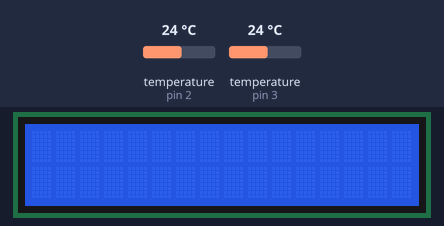
A sketch run on a simulated Arduino Uno, built with avr-gcc and run on an emulated ATmega328P. Parts: 16×2 character LCD. Inputs (shaded band) come from the test bench; at power-on: temperature (sensors on pin 2, pin 3) 24 °C. What the sketch prints to the serial monitor is not drawn.

Above: at 1.2 s.
1.3 s: temperature (sensor on pin 2) set to 12 °C
At 2.6 s:
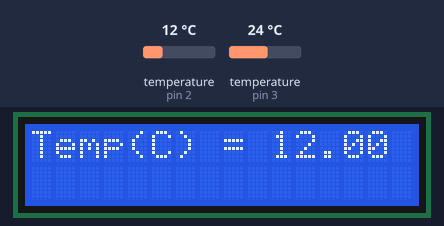
4.8 s: temperature (sensor on pin 2) set to 19 °C
At 7.5 s:
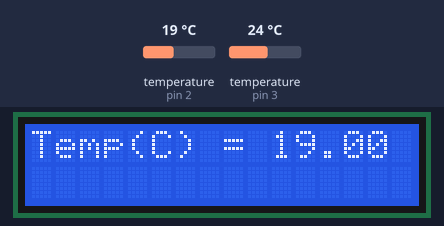
8.3 s: temperature (sensor on pin 2) set to 28 °C
At 9.9 s:
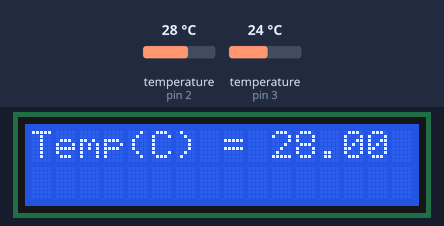
Timing chart, 0 to 11.4 s (numbered marks = the images above; inputs shaded):
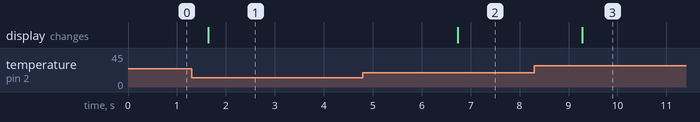

Measured:
- after the input at 1.3 s, the display: changes after 0.34 s (image 1)
- after the input at 4.8 s, the display: changes after 1.9 s (image 2)
- after the input at 8.3 s, the display: changes after 0.98 s (image 3)

The sketch:

Temp.ino
```cpp
#include <Arduino.h>
#include <TM1637Display.h>

#include <LiquidCrystal_I2C.h>

#include <OneWire.h>
#include <DallasTemperature.h>

#define CLK 2
#define DIO 3

#define source1 3
#define source2 2

LiquidCrystal_I2C lcd(0x27, 2, 1, 0, 4, 5, 6, 7, 3, POSITIVE);

TM1637Display display(CLK,DIO);

OneWire oneWire1(source1);
OneWire oneWire2(source2);

DallasTemperature sensor1(&oneWire1);
DallasTemperature sensor2(&oneWire2);

 float temp1=0;
 float temp2=0;
 int celcius = 0;
void setup(void)
{

  Serial.begin(9600);

  sensor1.begin();
  sensor2.begin();

  lcd.begin(16,2);
}


void loop(void)
{
  sensor1.requestTemperatures();
  temp1=sensor1.getTempCByIndex(0);
  sensor2.requestTemperatures();
  temp2=sensor2.getTempCByIndex(0);
  celcius = (temp1+temp2)/2;

  Serial.print(temp1);
  Serial.print(" C  ");
  Serial.print('\n');

  lcd.home();
 // lcd.print(temp1);

  Serial.print(temp2);
  Serial.print(" C  ");
  Serial.print('\n');

  lcd.setCursor(0,0);
  lcd.print("Temp(C) = ");
  lcd.print(temp2);

  delay(1000);
}
```
